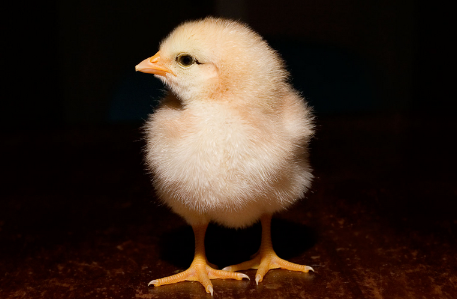
#> input picture 1.hafta/chick.png, 457 x 299 px
$ python drawRectangle.py
#> lines starting #> are read from the running program, lines starting #| are printed output that depends on the picture; after the words box and inside, x2 and y2 are one past the last pixel; in counts of white or black regions, pixels touching at a corner belong together
import cv2

img = cv2.imread("chick.png")
#> img is the input picture: shape (299, 457, 3); mean B, G, R 28.8, 38.2, 53.8

cv2.rectangle(img,(15,25),(200,150),(0,255,255),10)
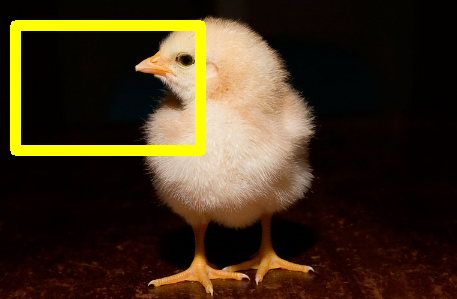
#> img: shape (299, 457, 3); 4.96% of pixels changed, all inside (x1, y1, x2, y2) = (10, 20, 206, 156)
cv2.imshow('image',img)
